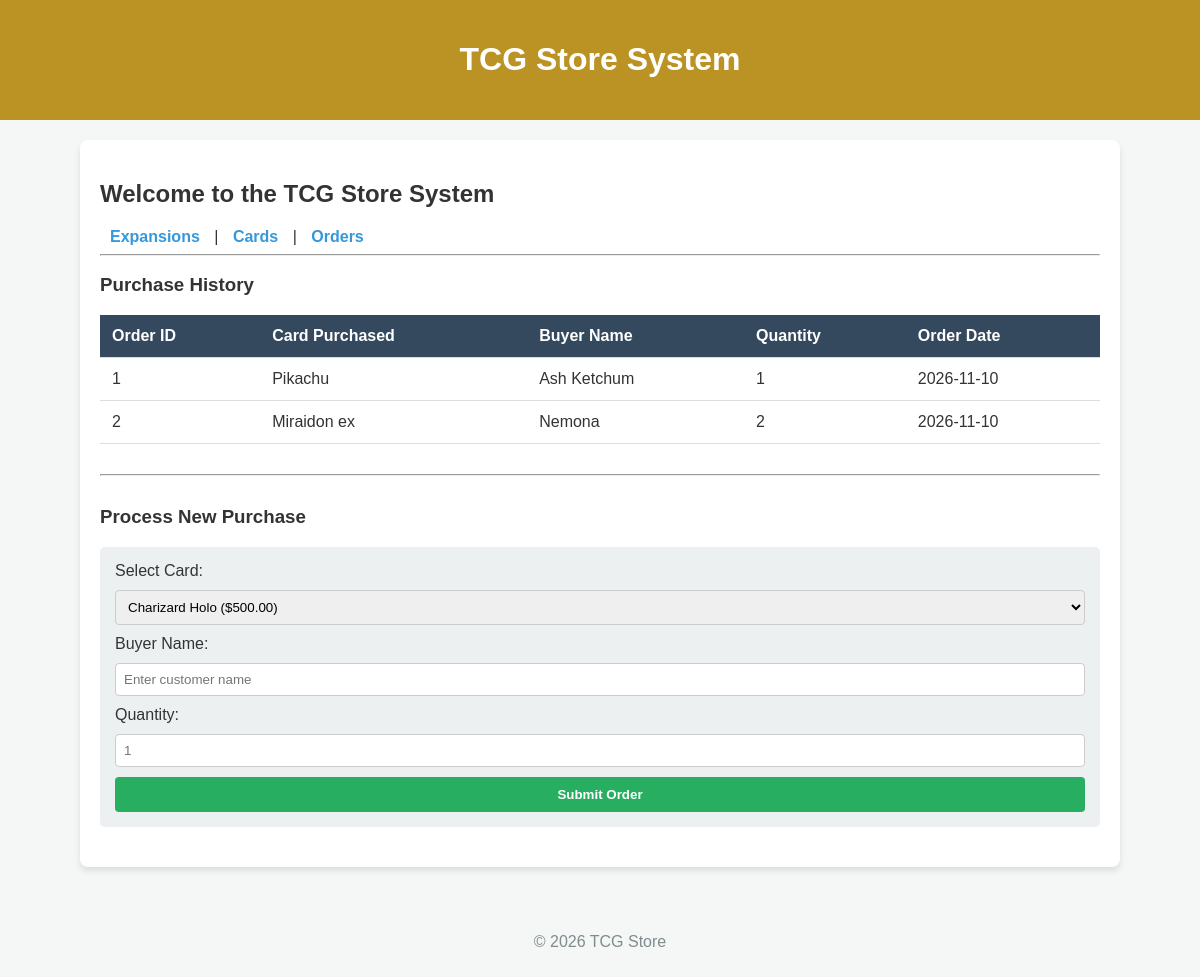
/?page=orders, run on the app's committed database.
### tables this page shows
CREATE TABLE orders (
    id INT AUTO_INCREMENT PRIMARY KEY,
    card_id INT NOT NULL,
    buyer_name VARCHAR(100) NOT NULL,
    quantity INT NOT NULL,
    order_date DATE NOT NULL,
    FOREIGN KEY (card_id) REFERENCES cards(id) ON DELETE CASCADE
);

CREATE TABLE cards (
    id INT AUTO_INCREMENT PRIMARY KEY,
    expansion_id INT NOT NULL,
    card_name VARCHAR(100) NOT NULL,
    price DECIMAL(10,2) NOT NULL,
    stock INT DEFAULT 0,
    FOREIGN KEY (expansion_id) REFERENCES expansions(id) ON DELETE CASCADE
);

### class/Order.php (called while the page is built, shortened)
<?php
class Order {
    private $db;
    public function __construct($db_connection) {
        $this->db = $db_connection;
    }
    public function getAllOrders() {
        $stmt = $this->db->prepare("SELECT orders.*, cards.card_name FROM orders JOIN cards ON orders.card_id = cards.id");
        $stmt->execute();
        return $stmt->fetchAll(PDO::FETCH_ASSOC);
    }
}
?>

### class/Card.php (called while the page is built, shortened)
<?php
class Card {
    private $db;
    public function __construct($db_connection) {
        $this->db = $db_connection;
    }
    public function getAllCards() {
        $stmt = $this->db->prepare("SELECT cards.*, expansions.set_name FROM cards JOIN expansions ON cards.expansion_id = expansions.id");
        $stmt->execute();
        return $stmt->fetchAll(PDO::FETCH_ASSOC);
    }
}
?>

### view/orders.php (the view)
<h3>Purchase History</h3>
<table class="fancy-table">
    <tr>
        <th>Order ID</th>
        <th>Card Purchased</th>
        <th>Buyer Name</th>
        <th>Quantity</th>
        <th>Order Date</th>
    </tr>
    <?php foreach ($order->getAllOrders() as $o): ?>
    <tr>
        <td><?= $o['id'] ?></td>
        <td><?= $o['card_name'] ?></td>
        <td><?= $o['buyer_name'] ?></td>
        <td><?= $o['quantity'] ?></td>
        <td><?= $o['order_date'] ?></td>
    </tr>
    <?php endforeach; ?>
</table>
<hr style="margin: 30px 0;">
<h3>Process New Purchase</h3>
<form method="POST" class="fancy-form">
    <label>Select Card:</label>
    <select name="card_id" required>
        <?php foreach ($card->getAllCards() as $c): ?>
            <option value="<?= $c['id'] ?>"><?= $c['card_name'] ?> ($<?= $c['price'] ?>)</option>
        <?php endforeach; ?>
    </select>
    <label>Buyer Name:</label>
    <input type="text" name="buyer_name" placeholder="Enter customer name" required>
    <label>Quantity:</label>
    <input type="number" name="quantity" placeholder="1" required>
    <button type="submit" name="add_order">Submit Order</button>
</form>

### style.css (style rules this page uses)
body { font-family: 'Comic Sans', Tahoma, Geneva, Verdana, sans-serif; background-color: #f4f7f6; color: #333; margin: 0; padding: 0; }
.fancy-table { width: 100%; border-collapse: collapse; margin-top: 15px; }
.fancy-table th, .fancy-table td { padding: 12px; text-align: left; border-bottom: 1px solid #ddd; }
.fancy-table th { background-color: #34495e; color: white; }
.fancy-form { display: grid; gap: 10px; background: #ecf0f1; padding: 15px; border-radius: 5px; margin-bottom: 20px; }
.fancy-form input, .fancy-form select { padding: 8px; border: 1px solid #ccc; border-radius: 4px; }
button { background-color: #27ae60; color: white; border: none; padding: 10px 15px; cursor: pointer; border-radius: 4px; font-weight: bold; }

### data on the page
orders: id "1", card.card_name "Pikachu", buyer_name "Ash Ketchum", quantity "1", order_date "2026-11-10"
orders: id "2", card.card_name "Miraidon ex", buyer_name "Nemona", quantity "2", order_date "2026-11-10"

### other printed values
form field card_id "Charizard Holo ($500.00)"
